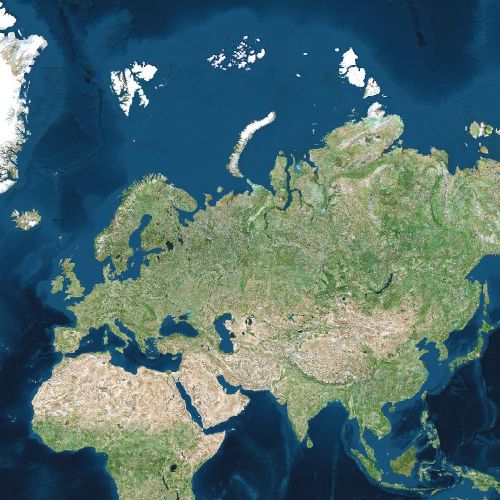
#> input picture map_Europe.png, 1000 x 1000 px (shown at 1/2 size)
$ python WaterBodyFinder.py
#> lines starting #> are read from the running program, lines starting #| are printed output that depends on the picture
import cv2
import numpy as np
from random import randint
from sklearn.cluster import DBSCAN

'''
This is a program that finds the water bodies in a satellite image. It uses the DBSCAN algorithm to find the water
bodies, and outputs a new image with the oceans colored with (255, 100, 100), or "pink".
The hyperparameters and color matching function are tuned for an image with size 1000x1000. The images are downloaded
using HERE API, using the Image_Gen.py script.

Sample images provided: "map_world.png", "map_Europe.png"
'''

def is_water(r, g, b):
    if r < 50:  # this function seems to work well, based on tuning; could be improved
        return True
    return False

fn = "map_Europe.png" # map file name, can be changed
img = cv2.imread(fn, cv2.IMREAD_COLOR)
#> img is the input picture: shape (1000, 1000, 3); mean B, G, R 110.9, 109.2, 78.9
first_im = img.copy()
f_x = img.shape[0]
#> f_x = 1000
f_y = img.shape[1]
#> f_y = 1000
img = cv2.resize(img, (img.shape[0] // 5, img.shape[1] // 5)) # resize image so that it is faster to process
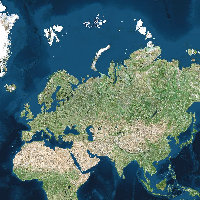
#> img: shape (200, 200, 3); mean B, G, R 110.9, 109.1, 78.9
or_img = img.copy()
or_x, or_y = img.shape[0], img.shape[1]
#> or_x = 200; or_y = 200
img = img.reshape(-1, 3)

D = DBSCAN(eps=10, min_samples=40).fit(img)  # labels for each pixel
a = D.labels_.reshape(or_x, or_y) # reshape the labels to the original image size
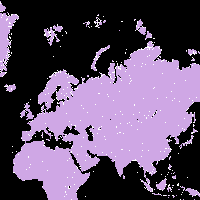
#> a: shape (200, 200) int64; 3 distinct labels, from -1 to 1; one colour per label, 0 black, -1 white

img2 = []
colmap = {}


for ind_x, x in enumerate(a):
    arr = []
    for ind_y, y in enumerate(x):
        if y not in colmap:
            colmap[y] = [randint(0, 255), randint(0, 255), randint(0, 255)] if is_water(or_img[ind_x][ind_y][2], or_img[ind_x][ind_y][1], or_img[ind_x][ind_y][0]) else [0, 0, 0]
        if y != -1:
            arr.append(colmap[y])
        else:
            arr.append([0, 0, 0])
    img2.append(arr)
#> after the loop, colmap = {0: [197, 215, 20], 1: [0, 0, 0], -1: [0, 0, 0]}; img2 = 200 items
final_img = np.array(img2).reshape(or_x, or_y, 3)
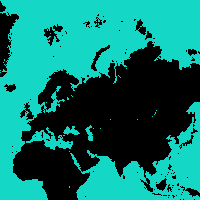
#> final_img: shape (200, 200, 3) int64; mean of channels 0, 1, 2 108, 117.9, 11; drawn as B, G, R
final_img = cv2.resize(final_img, (f_x, f_y), interpolation=cv2.INTER_NEAREST)
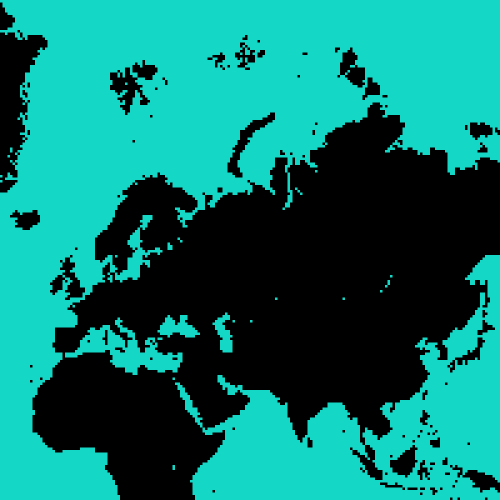
#> final_img: shape (1000, 1000, 3) int32 (shown at 1/2 size); mean of channels 0, 1, 2 108, 117.9, 11; drawn as B, G, R


for i in range(first_im.shape[0]):
    for j in range(first_im.shape[1]):
        if final_img[i][j][0] == 0 and final_img[i][j][1] == 0 and final_img[i][j][2] == 0:
            for k in range(3):
                final_img[i][j][k] += first_im[i][j][k]
        else:
            final_img[i][j][0] = 100
            final_img[i][j][1] = 100
            final_img[i][j][2] = 255
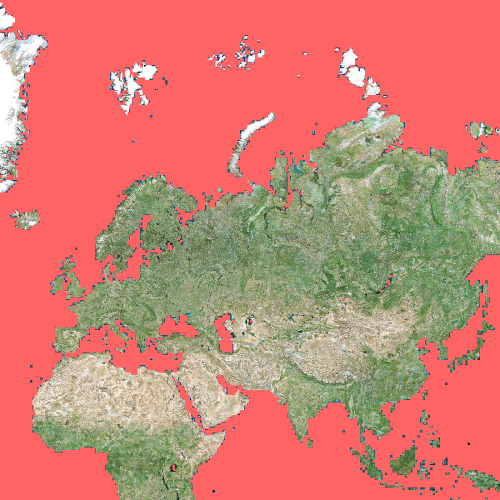
#> final_img: shape (1000, 1000, 3) int32 (shown at 1/2 size); mean of channels 0, 1, 2 113.5, 128.3, 207.3; drawn as B, G, R

cv2.imwrite(fn[:-4]+"_clustered.png", final_img)

$ run again, with map_world.png copied over map_Europe.png
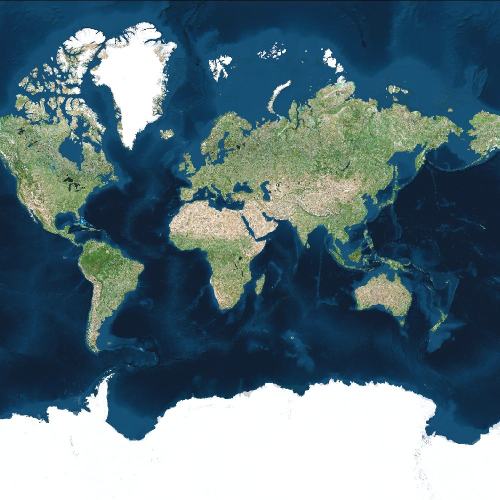
#> input picture map_world.png, 1000 x 1000 px (shown at 1/2 size)
#> img is the input picture: shape (1000, 1000, 3); mean B, G, R 126.3, 116.3, 91.8
#> img: shape (200, 200, 3)
#> `a = D.labels_.reshape(or_x, or_y)`:
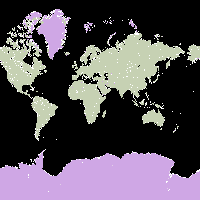
#> a: shape (200, 200) int64; 5 distinct labels, from -1 to 3; one colour per label, 0 black, -1 white
#> after the loop `for ind_x, x in enumerate(a):`: colmap = {0: [197, 215, 20], -1: [0, 0, 0], 1: [0, 0, 0], 3: [0, 0, 0], 2: [0, 0, 0]}; img2 = 200 items
#> after the loop `for i in range(first_im.shape[0]):`:
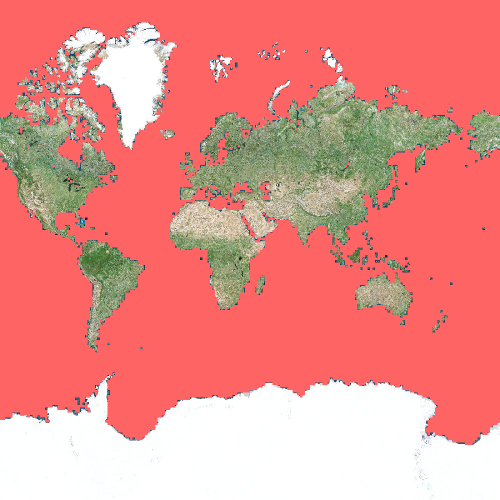
#> final_img: shape (1000, 1000, 3) int32 (shown at 1/2 size); mean of channels 0, 1, 2 137.3, 143.3, 232.2; drawn as B, G, R
